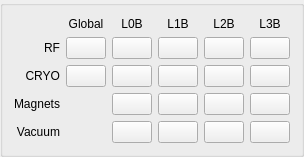
                <widget class="QGroupBox" name="groupBox">
                    <property name="title">
                        <string/>
                    </property>
                    <layout class="QGridLayout" name="gridLayout_2">
                        <item row="1" column="3">
                            <widget class="PyDMRelatedDisplayButton" name="rfButtonL1B">
                                <property name="toolTip">
                                    <string/>
                                </property>
                                <property name="filenames" stdset="0">
                                    <stringlist>
                                        <string>rf/l1b_main.py</string>
                                    </stringlist>
                                </property>
                            </widget>
                        </item>
                        <item row="3" column="2">
                            <widget class="PyDMEDMDisplayButton" name="magnetButtonL0B">
                                <property name="toolTip">
                                    <string/>
                                </property>
                                <property name="filenames" stdset="0">
                                    <stringlist>
                                        <string>$EDM/lcls/mgnt_l0b_main.edl</string>
                                    </stringlist>
                                </property>
                            </widget>
                        </item>
                        <item row="4" column="3">
                            <widget class="PyDMRelatedDisplayButton" name="vacuumButtonL1B">
                                <property name="toolTip">
                                    <string/>
                                </property>
                                <property name="filenames" stdset="0">
                                    <stringlist>
                                        <string>vac/l1b_main.py</string>
                                    </stringlist>
                                </property>
                            </widget>
                        </item>
                        <item row="1" column="0">
                            <widget class="QLabel" name="label_6">
                                <property name="sizePolicy">
                                    <sizepolicy hsizetype="Preferred" vsizetype="Maximum">
                                        <horstretch>0</horstretch>
                                        <verstretch>0</verstretch>
                                    </sizepolicy>
                                </property>
                                <property name="text">
                                    <string>RF</string>
                                </property>
                                <property name="alignment">
                                    <set>Qt::AlignRight|Qt::AlignTrailing|Qt::AlignVCenter</set>
                                </property>
                            </widget>
                        </item>
                        <item row="0" column="5">
                            <widget class="QLabel" name="label_5">
                                <property name="text">
                                    <string>L3B</string>
                                </property>
                                <property name="alignment">
                                    <set>Qt::AlignCenter</set>
                                </property>
                            </widget>
                        </item>
                        <item row="3" column="0">
                            <widget class="QLabel" name="label_8">
                                <property name="text">
                                    <string>Magnets</string>
                                </property>
                                <property name="alignment">
                                    <set>Qt::AlignRight|Qt::AlignTrailing|Qt::AlignVCenter</set>
                                </property>
                            </widget>
                        </item>
                        <item row="1" column="2">
                            <widget class="PyDMRelatedDisplayButton" name="rfButtonL0B">
                                <property name="toolTip">
                                    <string/>
                                </property>
                                <property name="filenames" stdset="0">
                                    <stringlist>
                                        <string>rf/l0b_main.py</string>
                                    </stringlist>
                                </property>
                            </widget>
                        </item>
                        <item row="2" column="1">
                            <widget class="PyDMEDMDisplayButton" name="cryoButtonGlobal">
                                <property name="toolTip">
                                    <string/>
                                </property>
                                <property name="text">
                                    <string/>
                                </property>
                                <property name="filenames" stdset="0">
                                    <stringlist>
                                        <string>$EDM/cryo/cryo_global_main.edl</string>
                                    </stringlist>
                                </property>
                            </widget>
                        </item>
                        <item row="0" column="2">
                            <widget class="QLabel" name="label_2">
                                <property name="text">
                                    <string>L0B</string>
                                </property>
                                <property name="alignment">
                                    <set>Qt::AlignCenter</set>
                                </property>
                            </widget>
                        </item>
                        <item row="3" column="3">
                            <widget class="PyDMEDMDisplayButton" name="magnetButtonL1B">
                                <property name="toolTip">
                                    <string/>
                                </property>
                                <property name="filenames" stdset="0">
                                    <stringlist>
                                        <string>$EDM/lcls/mgnt_l1b_main.edl</string>
                                    </stringlist>
                                </property>
                            </widget>
                        </item>
                        <item row="0" column="3">
                            <widget class="QLabel" name="label_3">
                                <property name="text">
                                    <string>L1B</string>
                                </property>
                                <property name="alignment">
                                    <set>Qt::AlignCenter</set>
                                </property>
                            </widget>
                        </item>
                        <item row="0" column="1">
                            <widget class="QLabel" name="label_10">
                                <property name="sizePolicy">
                                    <sizepolicy hsizetype="Preferred" vsizetype="Maximum">
                                        <horstretch>0</horstretch>
                                        <verstretch>0</verstretch>
                                    </sizepolicy>
                                </property>
                                <property name="maximumSize">
                                    <size>
                                        <width>16777215</width>
                                        <height>16777215</height>
                                    </size>
                                </property>
                                <property name="text">
                                    <string>Global</string>
                                </property>
                                <property name="alignment">
                                    <set>Qt::AlignCenter</set>
                                </property>
                            </widget>
                        </item>
                        <item row="4" column="4">
                            <widget class="PyDMRelatedDisplayButton" name="vacuumButtonL2B">
                                <property name="toolTip">
                                    <string/>
                                </property>
                                <property name="filenames" stdset="0">
                                    <stringlist>
                                        <string>vac/l2b_main.py</string>
                                    </stringlist>
                                </property>
                            </widget>
                        </item>
                        <item row="4" column="0">
                            <widget class="QLabel" name="label_9">
                                <property name="text">
                                    <string>Vacuum</string>
                                </property>
                                <property name="alignment">
                                    <set>Qt::AlignRight|Qt::AlignTrailing|Qt::AlignVCenter</set>
                                </property>
                            </widget>
                        </item>
                        <item row="2" column="5">
                            <widget class="PyDMEDMDisplayButton" name="cryoButtonL3B">
                                <property name="toolTip">
                                    <string/>
                                </property>
                                <property name="filenames" stdset="0">
                                    <stringlist>
                                        <string>$EDM/cryo/cryo_l3b_main.edl</string>
                                    </stringlist>
                                </property>
                            </widget>
                        </item>
                        <item row="0" column="4">
                            <widget class="QLabel" name="label_4">
                                <property name="text">
                                    <string>L2B</string>
                                </property>
                                <property name="alignment">
                                    <set>Qt::AlignCenter</set>
                                </property>
                            </widget>
                        </item>
                        <item row="1" column="1">
                            <widget class="PyDMEDMDisplayButton" name="rfButtonGlobal">
                                <property name="toolTip">
                                    <string/>
                                </property>
                                <property name="text">
                                    <string/>
                                </property>
                                <property name="filenames" stdset="0">
                                    <stringlist>
                                        <string>$EDM/lcls/rf_global_main.edl</string>
                                    </stringlist>
                                </property>
                            </widget>
                        </item>
                        <item row="3" column="4">
                            <widget class="PyDMEDMDisplayButton" name="magnetButtonL2B">
                                <property name="toolTip">
                                    <string/>
                                </property>
                                <property name="filenames" stdset="0">
                                    <stringlist>
                                        <string>$EDM/lcls/mgnt_l2b_main.edl</string>
                                    </stringlist>
                                </property>
                            </widget>
                        </item>
                        <item row="4" column="5">
                            <widget class="PyDMRelatedDisplayButton" name="vacuumButtonL3B">
                                <property name="toolTip">
                                    <string/>
                                </property>
                                <property name="filenames" stdset="0">
                                    <stringlist>
                                        <string>vac/l3b_main.py</string>
                                    </stringlist>
                                </property>
                            </widget>
                        </item>
                        <item row="4" column="2">
                            <widget class="PyDMRelatedDisplayButton" name="vacuumButtonL0B">
                                <property name="toolTip">
                                    <string/>
                                </property>
                                <property name="filenames" stdset="0">
                                    <stringlist>
                                        <string>vac/l0b_main.py</string>
                                    </stringlist>
                                </property>
                            </widget>
                        </item>
                        <item row="3" column="5">
                            <widget class="PyDMEDMDisplayButton" name="magnetButtonL3B">
                                <property name="toolTip">
                                    <string/>
                                </property>
                                <property name="filenames" stdset="0">
                                    <stringlist>
                                        <string>$EDM/lcls/mgnt_l3b_main.edl</string>
                                    </stringlist>
                                </property>
                            </widget>
                        </item>
                        <item row="1" column="5">
                            <widget class="PyDMRelatedDisplayButton" name="rfButtonL3B">
                                <property name="toolTip">
                                    <string/>
                                </property>
                                <property name="filenames" stdset="0">
                                    <stringlist>
                                        <string>rf/l3b_main.py</string>
                                    </stringlist>
                                </property>
                            </widget>
                        </item>
                        <item row="2" column="4">
                            <widget class="PyDMEDMDisplayButton" name="cryoButtonL2B">
                                <property name="toolTip">
                                    <string/>
                                </property>
                                <property name="filenames" stdset="0">
                                    <stringlist>
                                        <string>$EDM/cryo/cryo_l2b_main.edl</string>
                                    </stringlist>
                                </property>
                            </widget>
                        </item>
                        <item row="2" column="3">
                            <widget class="PyDMEDMDisplayButton" name="cryoButtonL1B">
                                <property name="toolTip">
                                    <string/>
                                </property>
                                <property name="filenames" stdset="0">
                                    <stringlist>
                                        <string>$EDM/cryo/cryo_l1b_main.edl</string>
                                    </stringlist>
                                </property>
                            </widget>
                        </item>
                        <item row="1" column="4">
                            <widget class="PyDMRelatedDisplayButton" name="rfButtonL2B">
                                <property name="toolTip">
                                    <string/>
                                </property>
                                <property name="filenames" stdset="0">
                                    <stringlist>
                                        <string>rf/l2b_main.py</string>
                                    </stringlist>
                                </property>
                            </widget>
                        </item>
                        <item row="2" column="0">
                            <widget class="QLabel" name="label_7">
                                <property name="text">
                                    <string>CRYO</string>
                                </property>
                                <property name="alignment">
                                    <set>Qt::AlignRight|Qt::AlignTrailing|Qt::AlignVCenter</set>
                                </property>
                            </widget>
                        </item>
                        <item row="2" column="2">
                            <widget class="PyDMEDMDisplayButton" name="cryoButtonL0B">
                                <property name="toolTip">
                                    <string/>
                                </property>
                                <property name="filenames" stdset="0">
                                    <stringlist>
                                        <string>$EDM/cryo/cryo_l0b_main.edl</string>
                                    </stringlist>
                                </property>
                            </widget>
                        </item>
                    </layout>
                </widget>
